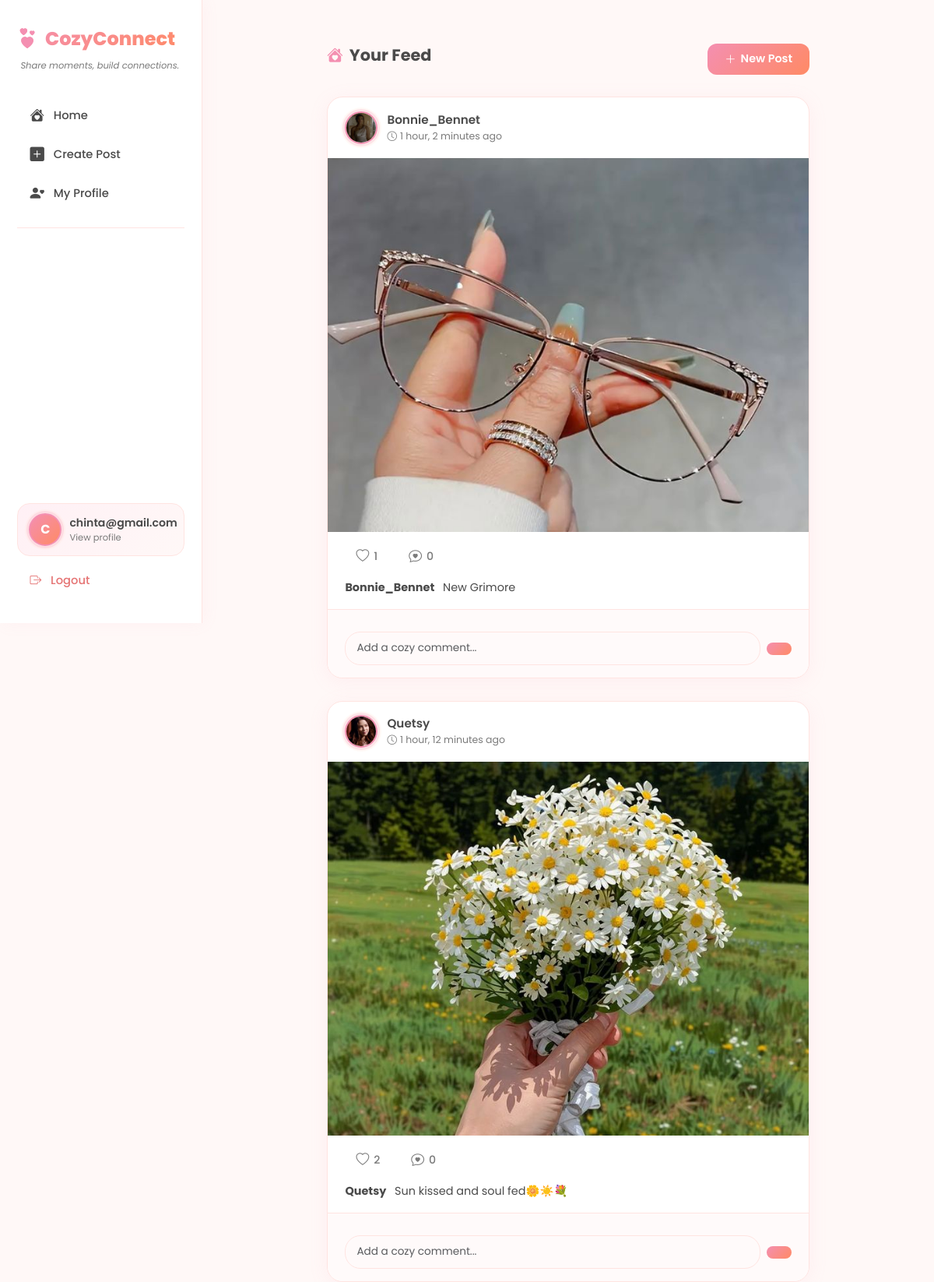
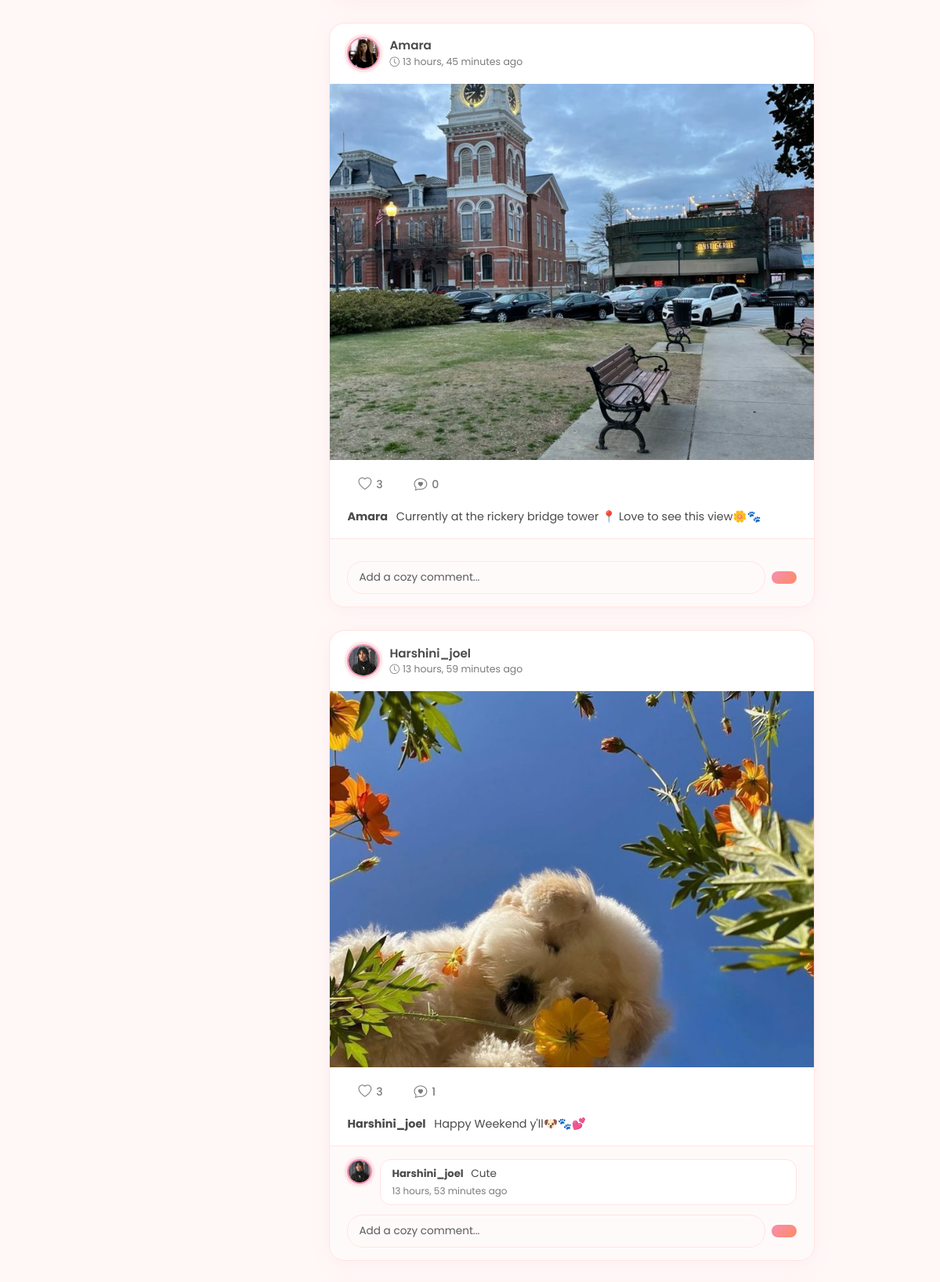
/feed/ (signed in, upper part), run on the app's committed database (2 pictures, top to bottom).
### social/models.py (models this page shows, shortened)
class Post(models.Model):
    author = models.ForeignKey(
        User,
        on_delete=models.CASCADE,
        related_name='posts'
    )
    caption = models.TextField(max_length=500, blank=True)
    image = models.ImageField(
        upload_to='posts/',
        blank=True,
        null=True
    )
    created_at = models.DateTimeField(auto_now_add=True)
    class Meta:
        ordering = ['-created_at']
    def get_likes_count(self):
        return Like.objects.filter(post=self).count()
    def get_comments_count(self):
        return Comment.objects.filter(post=self).count()

class Profile(models.Model):
    user = models.OneToOneField(
        User,
        on_delete=models.CASCADE,
        related_name='profile'
    )
    bio = models.TextField(max_length=300, blank=True)
    avatar = models.ImageField(
        upload_to='avatars/',
        default='avatars/default.png',
        blank=True
    )

class Comment(models.Model):
    author = models.ForeignKey(
        User,
        on_delete=models.CASCADE,
        related_name='comments'
    )
    post = models.ForeignKey(
        Post,
        on_delete=models.CASCADE,
        related_name='comments'
    )
    content = models.TextField(max_length=300)
    created_at = models.DateTimeField(auto_now_add=True)
    class Meta:
        ordering = ['created_at']

### social/views.py (the view)
# urls.py: path('feed/', views.feed_view, name='feed'),
@login_required(login_url='login')
def feed_view(request):
    posts = Post.objects.all().select_related('author', 'author__profile')
    liked_posts = Like.objects.filter(
        user=request.user
    ).values_list('post_id', flat=True)
    comment_form = CommentForm()
    return render(request, 'social/feed.html', {
        'posts': posts,
        'liked_posts': liked_posts,
        'comment_form': comment_form,
    })

### social/forms.py
class CommentForm(forms.ModelForm):
    class Meta:
        model = Comment
        fields = ['content']
        widgets = {
            'content': forms.TextInput(attrs={
                'placeholder': 'Add a comment...',
                'class': 'form-control',
                'autocomplete': 'off'
            })
        }

### templates/social/feed.html (shortened to what this page needs)
{% extends 'social/base.html' %}
{% block content %}
<div class="content-center">
    <div class="page-header">
        <h5 class="page-title"><i class="bi bi-house-heart-fill me-2" style="color:var(--rose);"></i>Your Feed</h5>
        <a href="{% url 'create_post' %}" class="btn-cozy">
            <i class="bi bi-plus-lg"></i> New Post
        </a>
    </div>
    {% if posts %}
    {% for post in posts %}
    <div class="post-card">
        <div class="post-header">
            <a href="{% url 'profile' username=post.author.username %}" style="text-decoration:none;">
                <div class="avatar-cozy">
                    {% if post.author.profile.avatar %}
                    <img src="{{ post.author.profile.avatar.url }}" alt="avatar">
                    {% else %}
                    <div class="avatar-init">{{ post.author.username|first|upper }}</div>
                    {% endif %}
                </div>
            </a>
            <div>
                <a href="{% url 'profile' username=post.author.username %}"
                    style="font-weight:600;color:var(--text);text-decoration:none;font-size:0.95rem;">
                    {{ post.author.username }}
                </a>
                <div style="font-size:0.78rem;color:var(--muted);">
                    <i class="bi bi-clock me-1"></i>{{ post.created_at|timesince }} ago
                </div>
            </div>
        </div>
        {% if post.image %}
        <img src="{{ post.image.url }}" class="post-image" alt="post">
        {% endif %}
        <div class="post-actions">
            <a href="{% url 'like_post' post.id %}" class="action-btn {% if post.id in liked_posts %}liked{% endif %}">
                <i class="bi {% if post.id in liked_posts %}bi-heart-fill{% else %}bi-heart{% endif %}"></i>
                {{ post.get_likes_count }}
            </a>
            <span class="action-btn">
                <i class="bi bi-chat-heart"></i>
                {{ post.get_comments_count }}
            </span>
        </div>
        {% if post.caption %}
        <div class="post-caption">
            <strong>{{ post.author.username }}</strong> {{ post.caption }}
        </div>
        {% endif %}
        <div class="comments-section">
            {% for comment in post.comments.all %}
            <div class="comment-item">
                <div class="avatar-cozy avatar-sm">
                    {% if comment.author.profile.avatar %}
                    <img src="{{ comment.author.profile.avatar.url }}" alt="avatar">
                    {% else %}
                    <div class="avatar-init">{{ comment.author.username|first|upper }}</div>
                    {% endif %}
                </div>
                <div class="comment-bubble">
                    <strong style="font-size:0.82rem;color:var(--text);">{{ comment.author.username }}</strong>
                    <span style="margin-left:6px;color:var(--text);">{{ comment.content }}</span>
                    <div class="comment-meta">{{ comment.created_at|timesince }} ago</div>
                </div>
            </div>
            {% endfor %}
            <form method="POST" action="{% url 'add_comment' post.id %}" class="comment-form">
                <input type="text" name="content" class="form-control" placeholder="Add a cozy comment..."
                    style="border-radius:20px;font-size:0.85rem;">
                <button type="submit" class="btn-cozy" style="border-radius:20px;padding:8px 16px;white-space:nowrap;">
                </button>
            </form>
        </div>
    </div>
    {% endfor %}
    {% endif %}
</div>
{% endblock %}

### templates/social/base.html (shortened to what this page needs)
<!DOCTYPE html>
<html lang="en">
<head>
    <link href="https://cdn.jsdelivr.net/npm/bootstrap@5.3.0/dist/css/bootstrap.min.css" rel="stylesheet">
    <link href="https://cdn.jsdelivr.net/npm/bootstrap-icons@1.10.5/font/bootstrap-icons.css" rel="stylesheet">
</head>
<body>
    {% if user.is_authenticated %}
    <aside class="sidebar">
        <a href="{% url 'feed' %}" class="sidebar-brand">
            <i class="bi bi-hearts"></i>
            <span>CozyConnect</span>
        </a>
        <p class="sidebar-tagline">Share moments, build connections.</p>
        <nav>
            <a href="{% url 'feed' %}" class="nav-item-custom">
                <i class="bi bi-house-heart-fill"></i>
                <span>Home</span>
            </a>
            <a href="{% url 'create_post' %}" class="nav-item-custom">
                <i class="bi bi-plus-square-fill"></i>
                <span>Create Post</span>
            </a>
            <a href="{% url 'profile' username=request.user.username %}" class="nav-item-custom">
                <i class="bi bi-person-heart"></i>
                <span>My Profile</span>
            </a>
        </nav>
        <div class="sidebar-divider"></div>
        <div class="sidebar-bottom">
            <a href="{% url 'profile' username=request.user.username %}" class="user-pill">
                <div class="avatar-cozy">
                    {% if user.profile.avatar %}
                    <img src="{{ user.profile.avatar.url }}" alt="avatar">
                    {% else %}
                    <div class="avatar-init">{{ user.username|first|upper }}</div>
                    {% endif %}
                </div>
                <div>
                    <div class="user-pill-name">{{ user.username }}</div>
                    <div class="user-pill-sub">View profile</div>
                </div>
            </a>
            <a href="{% url 'logout' %}" class="logout-btn">
                <i class="bi bi-box-arrow-right"></i>
                <span>Logout</span>
            </a>
        </div>
    </aside>
    {% endif %}
    <div
        class="{% if user.is_authenticated %}main-content{% else %}d-flex align-items-center justify-content-center min-vh-100{% endif %}">
        {% block content %}{% endblock %}
    </div>
</body>
</html>

### data on the page
Post: author.profile.avatar (picture), author.username "Bonnie_Bennet", created_at "1 hour, 2 minutes", image (picture), get_likes_count "1", get_comments_count "0", caption "New Grimore"
Post: author.profile.avatar (picture), author.username "Quetsy", created_at "1 hour, 12 minutes", image (picture), get_likes_count "2", get_comments_count "0", caption "Sun kissed and soul fed🌼☀️💐"
Post: author.profile.avatar (picture), author.username "Amara", created_at "13 hours, 45 minutes", image (picture), get_likes_count "3", get_comments_count "0", caption "Currently at the rickery bridge tower 📍 Love to see this view🌼🐾"
Post: author.profile.avatar (picture), author.username "Harshini_joel", created_at "13 hours, 59 minutes", image (picture), get_likes_count "3", get_comments_count "1", caption "Happy Weekend y'll🐶🐾💕"
Comment: author.profile.avatar (picture), author.username "Harshini_joel", content "Cute", created_at "13 hours, 53 minutes"

### other printed values
{{ user.username|first|upper }} "C"
{{ user.username }} "chinta@gmail.com"
